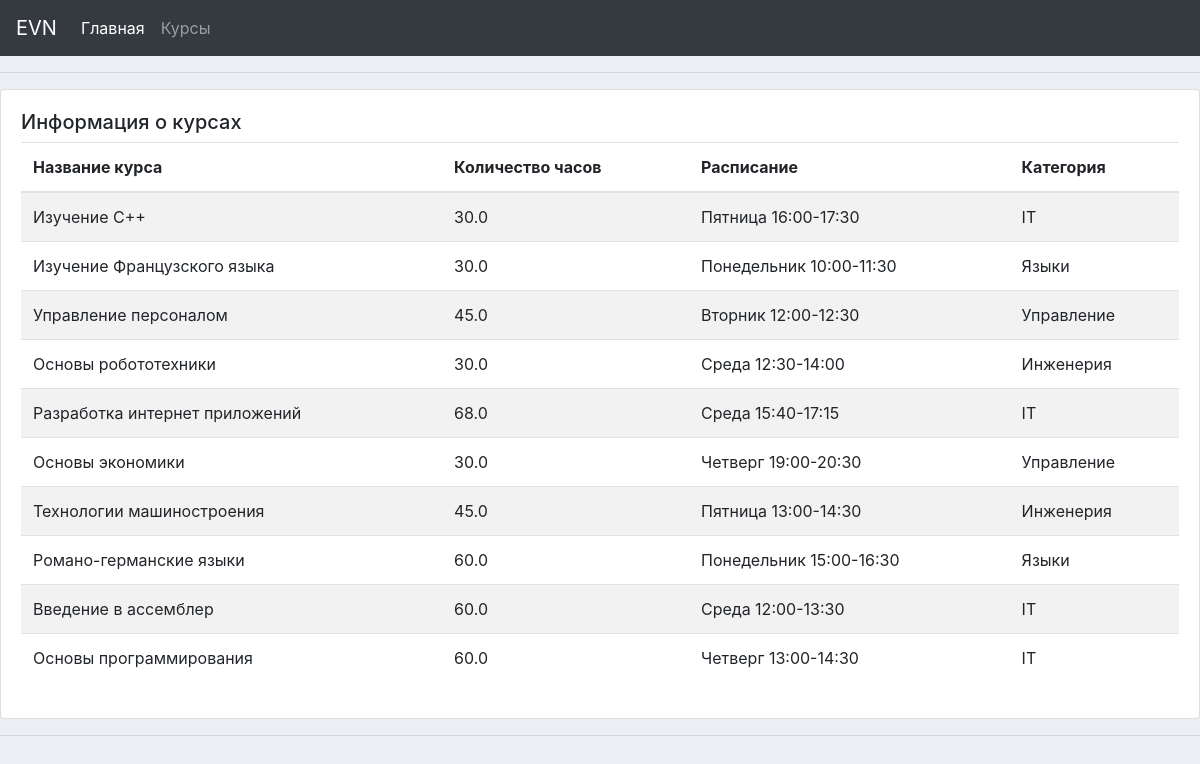
Page /courses/ on the committed database.
### accounts/models.py (models this page shows, shortened)
class Courses(models.Model):
    CATEGORY = (
        ('IT', 'IT'),
        ('Управление', 'Управление'),
        ('Инженерия', 'Инженерия'),
        ('Языки', 'Языки'),
    )
    name = models.CharField(max_length=200, null=True)
    number_of_hours = models.FloatField(null=True)
    schedule = models.CharField(max_length=50, null=True)
    category = models.CharField(max_length=200, null=True, choices=CATEGORY)
    tags = models.ManyToManyField(Tag)

### accounts/views.py (the view)
# urls.py: path('courses/', views.courses, name="courses"),
def courses(request):
    courses = Courses.objects.all()
    return render(request, 'accounts/courses.html', {'courses': courses})

### accounts/templates/accounts/courses.html
{% extends 'accounts/main.html'%}
{% block content %}
    <div class="row">
			<div class="col-md">
				<div class="card card-body">
					<h5>Информация о курсах</h5>
					<table class="table table-striped">
					  <thead>
						<tr>
						  	<th>Название курса</th>
							<th>Количество часов</th>
							<th>Расписание</th>
                            <th>Категория</th>
						</tr>
					  </thead>
					  <tbody>
					  {% for i in courses %}
							<tr>
								<td>{{i.name}}</td>
								<td>{{i.number_of_hours}}</td>
								<td>{{i.schedule}}</td>
								<td>{{i.category}}</td>
							</tr>
						{% endfor %}
					  </tbody>
					</table>
				</div>
			</div>
		</div>
{% endblock %}

### static/css/main.css (style rules this page uses)
body { background-color: #ebeff5; }

### rows in the picture
Courses: name "Изучение С++", number_of_hours "30.0", schedule "Пятница 16:00-17:30", category "IT"
Courses: name "Изучение Французского языка", number_of_hours "30.0", schedule "Понедельник 10:00-11:30", category "Языки"
Courses: name "Управление персоналом", number_of_hours "45.0", schedule "Вторник 12:00-12:30", category "Управление"
Courses: name "Основы робототехники", number_of_hours "30.0", schedule "Среда 12:30-14:00", category "Инженерия"
Courses: name "Разработка интернет приложений", number_of_hours "68.0", schedule "Среда 15:40-17:15", category "IT"
Courses: name "Основы экономики", number_of_hours "30.0", schedule "Четверг 19:00-20:30", category "Управление"
Courses: name "Технологии машиностроения", number_of_hours "45.0", schedule "Пятница 13:00-14:30", category "Инженерия"
Courses: name "Романо-германские языки", number_of_hours "60.0", schedule "Понедельник 15:00-16:30", category "Языки"
Courses: name "Введение в ассемблер", number_of_hours "60.0", schedule "Среда 12:00-13:30", category "IT"
Courses: name "Основы программирования", number_of_hours "60.0", schedule "Четверг 13:00-14:30", category "IT"
